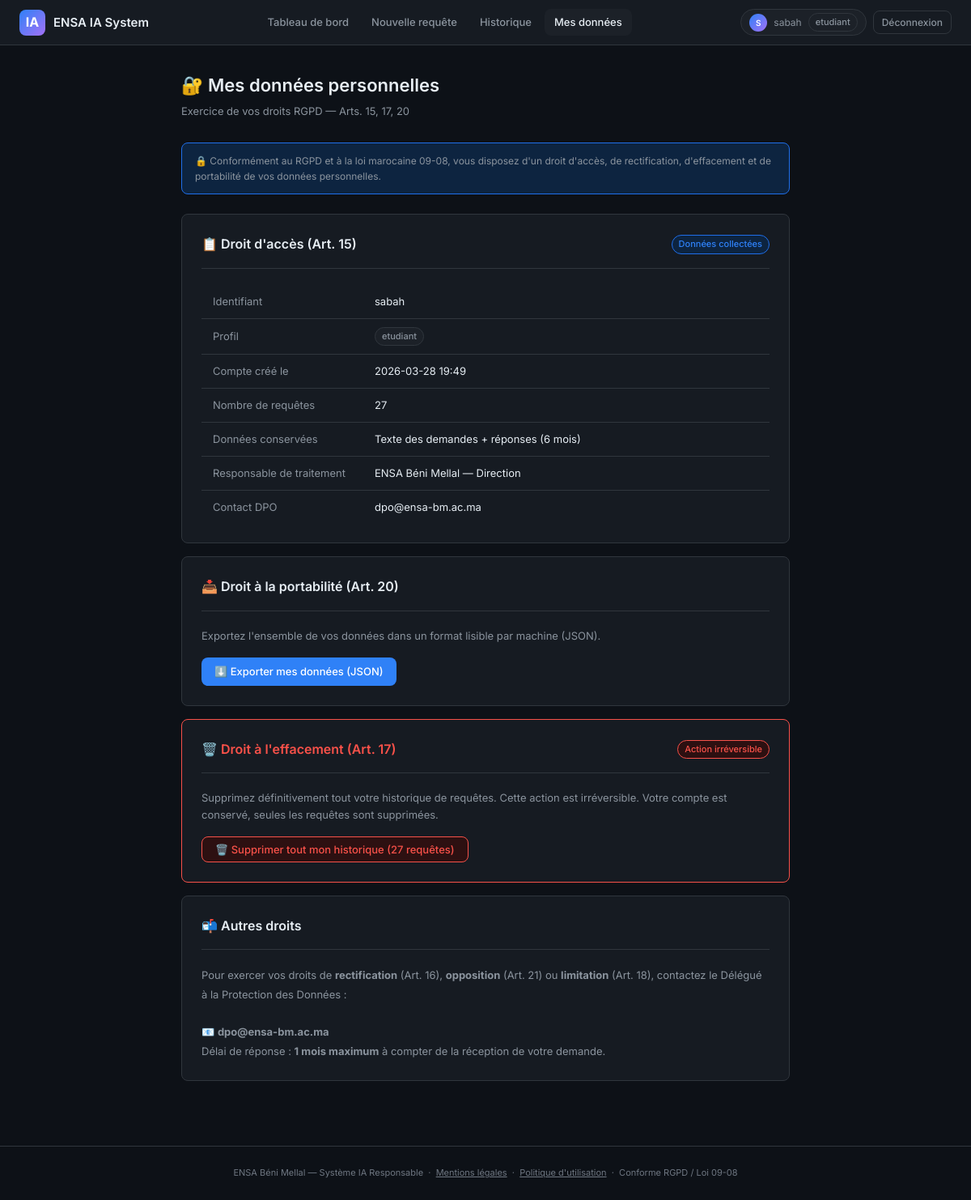
The app's page /my-data (signed in) with its own data.
### tables this page shows
CREATE TABLE users (
            id           INTEGER PRIMARY KEY AUTOINCREMENT,
            username     TEXT    NOT NULL UNIQUE,
            password_hash TEXT   NOT NULL,
            role         TEXT    NOT NULL DEFAULT 'etudiant',
            created_at   DATETIME DEFAULT CURRENT_TIMESTAMP
        , is_blocked   INTEGER DEFAULT 0, blocked_reason TEXT DEFAULT NULL);

### app.py (the view)
@app.route("/my-data")
@login_required
def my_data():
    db = get_db()
    user = db.execute(
        "SELECT id, username, role, created_at FROM users WHERE id=?", (session["user_id"],)
    ).fetchone()
    requests_all = db.execute(
        "SELECT id, prompt_preview, response_preview, created_at, model_used FROM requests WHERE user_id=?",
        (session["user_id"],)
    ).fetchall()
    audit("RGPD_ACCESS_REQUEST")
    return render_template("my_data.html", user=user, requests=requests_all)

### app.py (called while the page is built)
def audit(action, user=None, detail=""):
    uid = user or session.get("user_id", "anonyme")
    ip  = request.remote_addr or "inconnu"
    logger.info(f"ACTION={action} | USER={uid} | IP={ip} | DETAIL={detail}")

def login_required(f):
    @wraps(f)
    def decorated(*args, **kwargs):
        if "user_id" not in session:
            flash("Veuillez vous connecter.", "warning")
            return redirect(url_for("login"))
        return f(*args, **kwargs)
    return decorated

### database.py (called while the page is built)
def get_db():
    if "db" not in g:
        g.db = sqlite3.connect(DATABASE)
        g.db.row_factory = sqlite3.Row
        g.db.execute("PRAGMA journal_mode=WAL")
        g.db.execute("PRAGMA foreign_keys=ON")
    return g.db

### templates/my_data.html (shortened to what this page needs)
{% extends "base.html" %}
{% block content %}
<div class="container" style="max-width:800px">
  <div class="page-header">
    <h1 class="page-title">🔐 Mes données personnelles</h1>
    <p class="page-sub">Exercice de vos droits RGPD — Arts. 15, 17, 20</p>
  </div>
  <div class="rgpd-banner">
    🔒 Conformément au RGPD et à la loi marocaine 09-08, vous disposez d'un droit d'accès, de rectification,
    d'effacement et de portabilité de vos données personnelles.
  </div>
  <div class="card" style="margin-bottom:16px">
    <div class="card-header">
      <span class="card-title">📋 Droit d'accès (Art. 15)</span>
      <span class="badge badge-blue">Données collectées</span>
    </div>
    <table style="margin-bottom:0">
      <tbody>
        <tr><td style="color:var(--text2);width:200px">Identifiant</td><td>{{ user['username'] }}</td></tr>
        <tr><td style="color:var(--text2)">Profil</td><td><span class="badge badge-gray">{{ user['role'] }}</span></td></tr>
        <tr><td style="color:var(--text2)">Compte créé le</td><td>{{ user['created_at'][:16] }}</td></tr>
        <tr><td style="color:var(--text2)">Nombre de requêtes</td><td>{{ requests|length }}</td></tr>
        <tr><td style="color:var(--text2)">Données conservées</td><td>Texte des demandes + réponses (6 mois)</td></tr>
        <tr><td style="color:var(--text2)">Responsable de traitement</td><td>ENSA Béni Mellal — Direction</td></tr>
        <tr><td style="color:var(--text2)">Contact DPO</td><td>dpo@ensa-bm.ac.ma</td></tr>
      </tbody>
    </table>
  </div>
  <div class="card" style="margin-bottom:16px">
    <div class="card-header">
      <span class="card-title">📥 Droit à la portabilité (Art. 20)</span>
    </div>
    <p style="font-size:13px;color:var(--text2);margin-bottom:16px">
      Exportez l'ensemble de vos données dans un format lisible par machine (JSON).
    </p>
    <a href="{{ url_for('export_data') }}" class="btn btn-primary">⬇️ Exporter mes données (JSON)</a>
  </div>
  <div class="card" id="delete" style="border-color:var(--red)">
    <div class="card-header">
      <span class="card-title" style="color:var(--red)">🗑️ Droit à l'effacement (Art. 17)</span>
      <span class="badge badge-red">Action irréversible</span>
    </div>
    <p style="font-size:13px;color:var(--text2);margin-bottom:16px">
      Supprimez définitivement tout votre historique de requêtes. Cette action est irréversible.
      Votre compte est conservé, seules les requêtes sont supprimées.
    </p>
    {% if requests %}
    <form method="POST" action="{{ url_for('delete_all_data') }}"
          onsubmit="return confirm('Supprimer TOUT votre historique ({{ requests|length }} requêtes) ? Action irréversible.')">
      <button type="submit" class="btn btn-danger">🗑️ Supprimer tout mon historique ({{ requests|length }} requêtes)</button>
    </form>
    {% else %}
    <p style="font-size:13px;color:var(--text3)">Aucun historique à supprimer.</p>
    {% endif %}
  </div>
  <div class="card" style="margin-top:16px">
    <div class="card-header">
      <span class="card-title">📬 Autres droits</span>
    </div>
    <p style="font-size:13px;color:var(--text2);line-height:1.8">
      Pour exercer vos droits de <strong>rectification</strong> (Art. 16),
      <strong>opposition</strong> (Art. 21) ou <strong>limitation</strong> (Art. 18),
      contactez le Délégué à la Protection des Données :
      <br><br>
      📧 <strong>dpo@ensa-bm.ac.ma</strong><br>
      Délai de réponse : <strong>1 mois maximum</strong> à compter de la réception de votre demande.
    </p>
  </div>
</div>
{% endblock %}

### templates/base.html (shortened to what this page needs)
<!DOCTYPE html>
<html lang="fr">
<head>
</head>
<body>
{% if session.user_id %}
<nav class="navbar">
  <a href="{{ url_for('dashboard') }}" class="navbar-brand">
    <div class="logo">IA</div>
    <span>ENSA IA System</span>
  </a>
  <div class="navbar-nav">
    <a href="{{ url_for('dashboard') }}" class="nav-link {% if request.endpoint=='dashboard' %}active{% endif %}">Tableau de bord</a>
    <a href="{{ url_for('ask') }}" class="nav-link {% if request.endpoint=='ask' %}active{% endif %}">Nouvelle requête</a>
    <a href="{{ url_for('history') }}" class="nav-link {% if request.endpoint=='history' %}active{% endif %}">Historique</a>
    <a href="{{ url_for('my_data') }}" class="nav-link {% if request.endpoint=='my_data' %}active{% endif %}">Mes données</a>
  </div>
  <div style="display:flex;align-items:center;gap:8px">
    <div class="nav-user">
      <div class="nav-avatar">{{ session.username[0]|upper }}</div>
      <span>{{ session.username }}</span>
      <span class="badge badge-{% if session.role=='admin' %}red{% elif session.role=='personnel' %}blue{% else %}gray{% endif %}">{{ session.role }}</span>
    </div>
    <a href="{{ url_for('logout') }}" class="btn btn-ghost btn-sm">Déconnexion</a>
  </div>
</nav>
{% endif %}
<main>
  {% block content %}{% endblock %}
</main>
{% if session.user_id %}
<footer style="text-align:center;padding:24px;color:var(--text3);font-size:11px;border-top:1px solid var(--border);margin-top:48px;">
  ENSA Béni Mellal — Système IA Responsable &nbsp;·&nbsp;
  <a href="{{ url_for('legal') }}" style="color:var(--text3)">Mentions légales</a> &nbsp;·&nbsp;
  <a href="{{ url_for('politique') }}" style="color:var(--text3)">Politique d'utilisation</a> &nbsp;·&nbsp;
  Conforme RGPD / Loi 09-08
</footer>
{% endif %}
</body>
</html>

### templates/base.html (style rules this page uses)
:root { --bg: #0d1117; --bg2: #161b22; --bg3: #1c2128; --border: #30363d; --text: #e6edf3; --text2: #8b949e; --text3: #6e7681; --blue: #2f81f7; --blue-dim: #1f6feb; --blue-bg: #0d2440; --green: #3fb950; --green-bg: #0d2a17; --red: #f85149; --red-bg: #2d1011; --yellow: #d29922; --yellow-bg: #2a1f02; --purple: #a371f7; --radius: 8px; --shadow: 0 1px 3px rgba(0,0,0,.4); }
*, *::before, *::after { box-sizing: border-box; margin: 0; padding: 0; }
body { font-family: 'Inter', system-ui, sans-serif; background: var(--bg); color: var(--text); min-height: 100vh; font-size: 14px; line-height: 1.6; }
.navbar { background: var(--bg2); border-bottom: 1px solid var(--border); padding: 0 24px; height: 56px; display: flex; align-items: center; justify-content: space-between; position: sticky; top: 0; z-index: 100; }
.navbar-brand { display: flex; align-items: center; gap: 10px; text-decoration: none; color: var(--text); font-weight: 600; font-size: 15px; }
.navbar-brand .logo { width: 32px; height: 32px; background: linear-gradient(135deg, var(--blue), var(--purple)); border-radius: 8px; display: flex; align-items: center; justify-content: center; font-size: 16px; font-weight: 700; color: white; }
.navbar-nav { display: flex; align-items: center; gap: 4px; }
.nav-link { color: var(--text2); text-decoration: none; padding: 6px 12px; border-radius: var(--radius); font-size: 13px; font-weight: 500; transition: all .15s; }
.nav-link:hover, .nav-link.active { color: var(--text); background: var(--bg3); }
.nav-user { display: flex; align-items: center; gap: 8px; padding: 4px 10px; background: var(--bg3); border: 1px solid var(--border); border-radius: 20px; font-size: 12px; color: var(--text2); }
.nav-avatar { width: 22px; height: 22px; background: linear-gradient(135deg, var(--blue), var(--purple)); border-radius: 50%; display: flex; align-items: center; justify-content: center; font-size: 10px; font-weight: 600; color: white; }
.container { max-width: 1100px; margin: 0 auto; padding: 32px 24px; }
.card { background: var(--bg2); border: 1px solid var(--border); border-radius: var(--radius); padding: 24px; }
.card-header { display: flex; align-items: center; justify-content: space-between; margin-bottom: 20px; padding-bottom: 16px; border-bottom: 1px solid var(--border); }
.card-title { font-size: 16px; font-weight: 600; color: var(--text); }
.page-header { margin-bottom: 28px; }
.page-title { font-size: 22px; font-weight: 600; margin-bottom: 4px; }
.page-sub { color: var(--text2); font-size: 13px; }
.btn { display: inline-flex; align-items: center; gap: 6px; padding: 7px 16px; border-radius: var(--radius); font-size: 13px; font-weight: 500; cursor: pointer; border: none; text-decoration: none; transition: all .15s; font-family: inherit; }
.btn-primary { background: var(--blue); color: white; }
.btn-danger { background: var(--red-bg); color: var(--red); border: 1px solid var(--red); }
.btn-ghost { background: transparent; color: var(--text2); border: 1px solid var(--border); }
.btn-sm { padding: 4px 10px; font-size: 12px; }
.badge { display: inline-flex; align-items: center; gap: 4px; padding: 2px 8px; border-radius: 20px; font-size: 11px; font-weight: 500; }
.badge-blue { background: var(--blue-bg); color: var(--blue); border: 1px solid var(--blue-dim); }
.badge-red { background: var(--red-bg); color: var(--red); border: 1px solid var(--red); }
.badge-gray { background: var(--bg3); color: var(--text2); border: 1px solid var(--border); }
table { width: 100%; border-collapse: collapse; }
th, td { padding: 10px 14px; text-align: left; font-size: 13px; border-bottom: 1px solid var(--border); }
tr:last-child td { border-bottom: none; }
.rgpd-banner { background: var(--blue-bg); border: 1px solid var(--blue-dim); border-radius: var(--radius); padding: 12px 16px; margin-bottom: 24px; font-size: 12px; color: var(--text2); display: flex; align-items: flex-start; gap: 10px; }

### records on screen
users: username "sabah", role "etudiant", created_at "2026-03-28 19:49"

### other values on screen
{{ session.username[0]|upper }} "S"
{{ requests|length }} "27"
